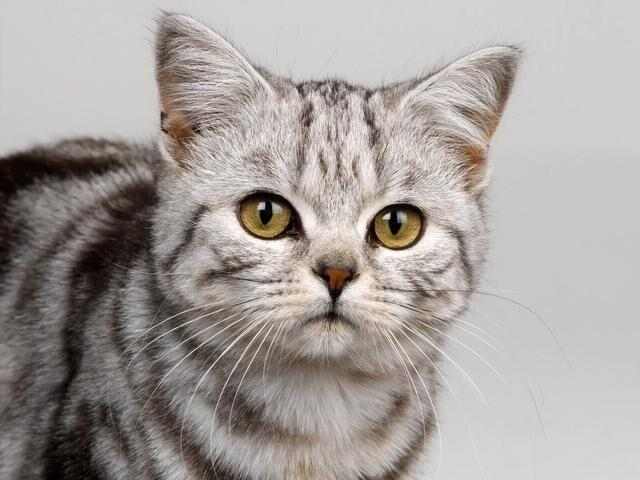
#> input picture opencv/images/cat.jpeg, 640 x 480 px
$ python weight_add.py
#> lines starting #> are read from the running program, lines starting #| are printed output that depends on the picture
#!/usr/bin/python3
# -*- coding: utf-8 -*-
# Copyright (C) 2022 #
# @Time    : 2022/12/25 18:19
# @Author  : TaoistQu
# @Email   : qulei_20180331@163.com
# @File    : weight_add.py
# @Software: PyCharm
# description:
import cv2
import os
import numpy as np

path = os.path.abspath('../images')
cat = cv2.imread(os.path.join(path, './cat.jpeg'))
#> cat is the input picture: shape (480, 640, 3); mean B, G, R 156.1, 159.8, 165.8
dog = cv2.imread(os.path.join(path, './dog.jpeg'))
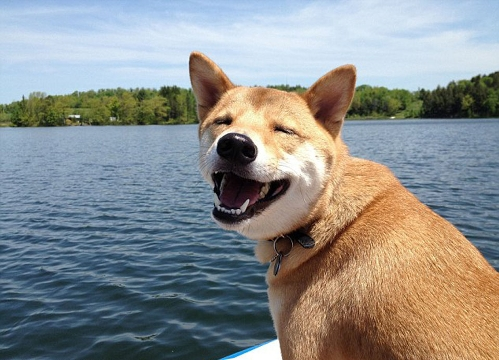
#> input picture opencv/images/dog.jpeg, 499 x 360 px
#> dog is the input picture: shape (360, 499, 3); mean B, G, R 141, 141.9, 139.7

cat = cat[:360, :499]
#> cat: shape (360, 499, 3)

#按比例融合图片
img_new = cv2.addWeighted(dog, 0.5, cat, 0.5, 0)
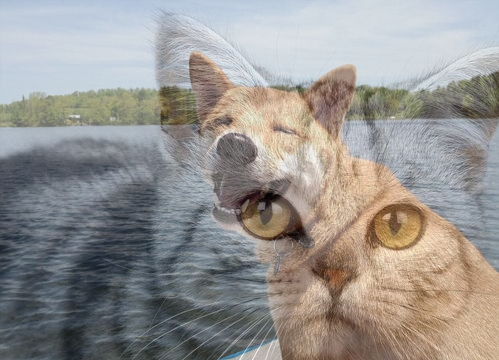
#> img_new: shape (360, 499, 3); mean B, G, R 145.7, 148.5, 151.3
cv2.imshow('new_img', np.hstack((dog, cat, img_new)))
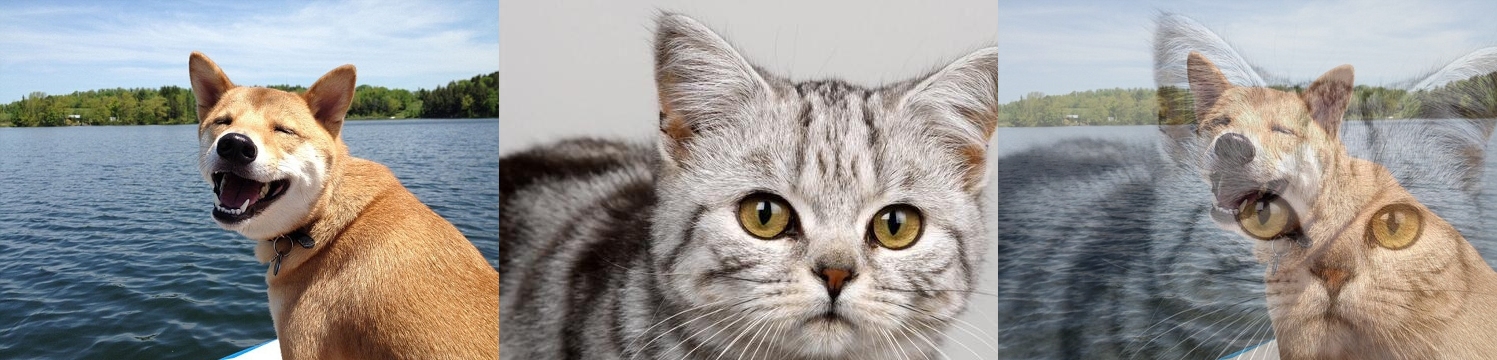
#> window 'new_img': shape (360, 1497, 3); mean B, G, R 145.7, 148.5, 151.3

cat_not = cv2.bitwise_not(cat)
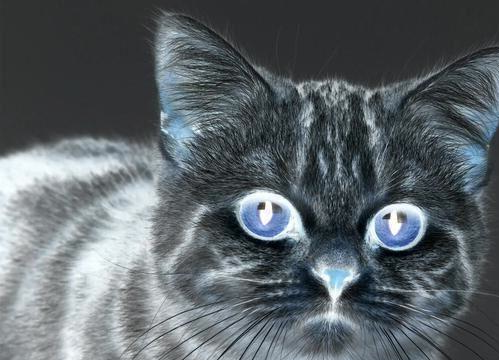
#> cat_not: shape (360, 499, 3); mean B, G, R 104.5, 99.8, 92.2
cv2.imshow('not', np.hstack((cat, cat_not)))
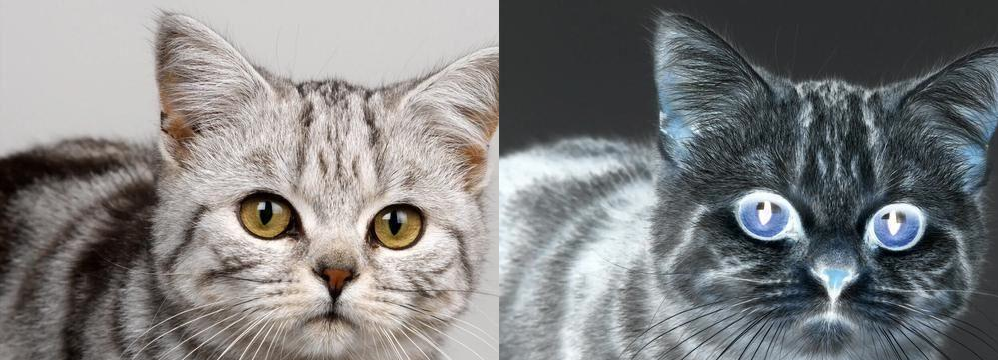
#> window 'not': shape (360, 998, 3); mean B, G, R 127.5, 127.5, 127.5

img_and = cv2.bitwise_and(dog, cat)
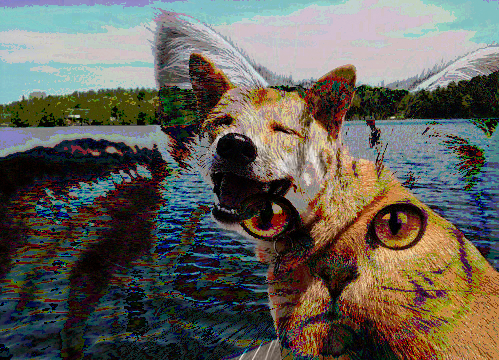
#> img_and: shape (360, 499, 3); mean B, G, R 88.3, 96.7, 99.9
cv2.imshow('and', np.hstack((cat, dog, img_and)))
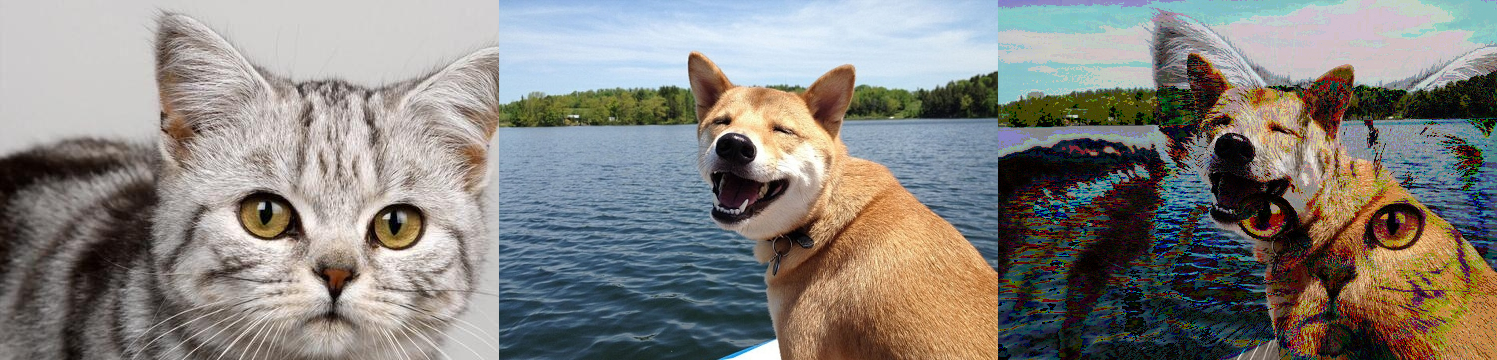
#> window 'and': shape (360, 1497, 3); mean B, G, R 126.6, 131.2, 134.1
cv2.waitKey(0)
cv2.destroyAllWindows()
